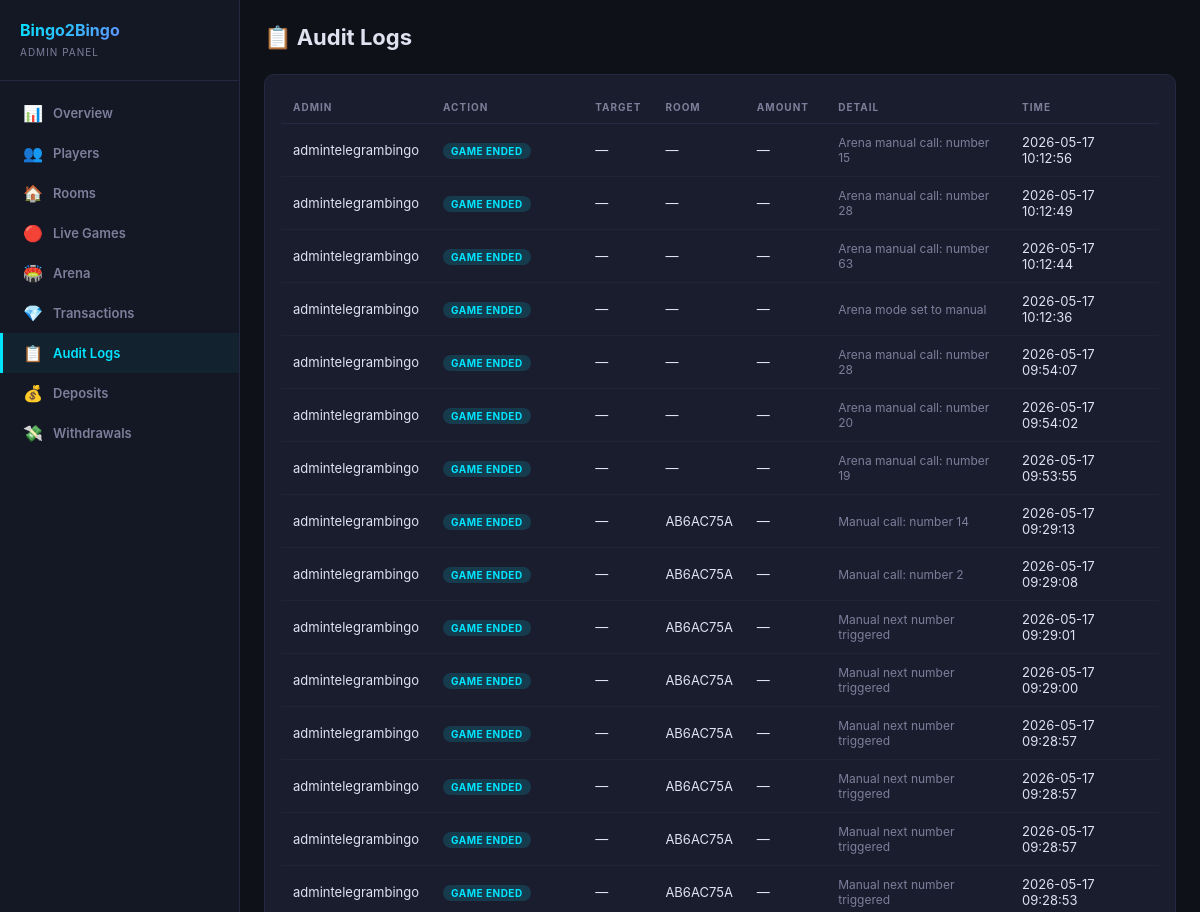
The app's page /dashboard/logs/ (signed in, upper part), older data.
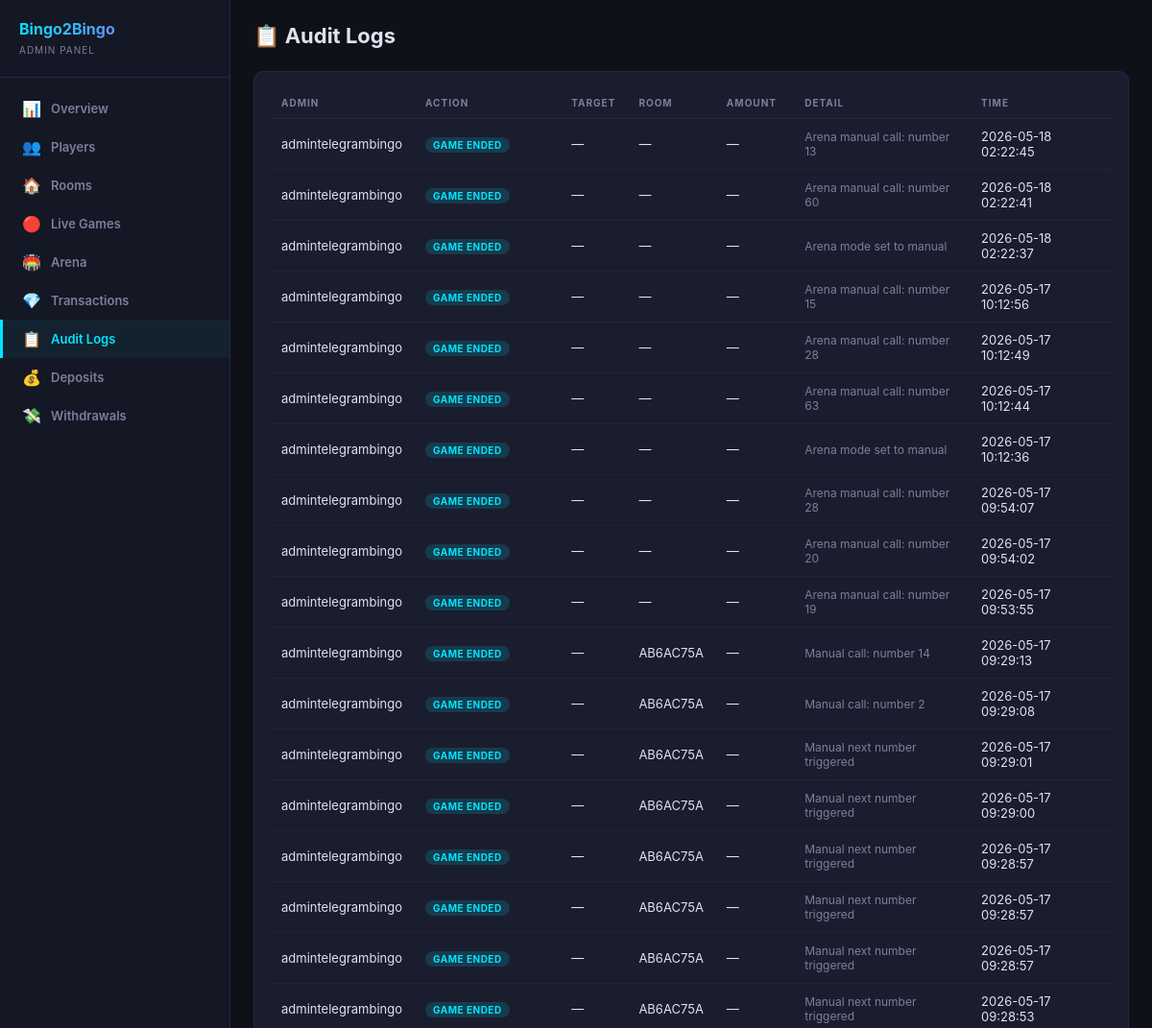
The same page, newer data.
### dashboard/models.py (models this page shows, shortened)
class AdminLog(models.Model):
    class Action(models.TextChoices):
        COIN_ADD = 'coin_add', 'Coins Added'
        COIN_DEDUCT = 'coin_deduct', 'Coins Deducted'
        COIN_RESET = 'coin_reset', 'Coins Reset'
        PLAYER_BAN = 'player_ban', 'Player Banned'
        PLAYER_UNBAN = 'player_unban', 'Player Unbanned'
        ROOM_CLOSE = 'room_close', 'Room Force Closed'
        PLAYER_KICK = 'player_kick', 'Player Kicked'
        GAME_END = 'game_end', 'Game Ended'
    admin_user = models.ForeignKey(User, on_delete=models.SET_NULL, null=True)
    action = models.CharField(max_length=20, choices=Action.choices)
    target_player = models.ForeignKey('users.Player', on_delete=models.SET_NULL, null=True, blank=True)
    target_room = models.ForeignKey('games.GameRoom', on_delete=models.SET_NULL, null=True, blank=True)
    amount = models.BigIntegerField(null=True, blank=True)
    detail = models.TextField(blank=True, default='')
    created_at = models.DateTimeField(default=timezone.now)
    class Meta:
        verbose_name = 'Admin Log'
        verbose_name_plural = 'Admin Logs'
        ordering = ['-created_at']

### games/models.py (models this page shows, shortened)
class GameRoom(models.Model):
    class RoomType(models.TextChoices):
        PUBLIC = 'public', 'Public'
        PRIVATE = 'private', 'Private'
    class Status(models.TextChoices):
        WAITING = 'waiting', 'Waiting'
        ACTIVE = 'active', 'Active'
        FINISHED = 'finished', 'Finished'
    class GameMode(models.TextChoices):
        AUTO = 'auto', 'Auto'
        MANUAL = 'manual', 'Manual'
    room_code = models.CharField(max_length=8, unique=True, blank=True)
    room_type = models.CharField(max_length=10, choices=RoomType.choices, default=RoomType.PUBLIC)
    status = models.CharField(max_length=10, choices=Status.choices, default=Status.WAITING)
    max_players = models.IntegerField(default=10)
    entry_fee = models.BigIntegerField(default=50)
    prize_pool = models.BigIntegerField(default=0)
    winner = models.ForeignKey(
        Player, null=True, blank=True,
        on_delete=models.SET_NULL,
        related_name='games_won'
    )
    players = models.ManyToManyField(Player, through='BingoCard', related_name='game_rooms')
    game_mode = models.CharField(max_length=10, choices=GameMode.choices, default=GameMode.AUTO)
    game_state = models.JSONField(default=dict, blank=True)
    created_at = models.DateTimeField(default=timezone.now)
    started_at = models.DateTimeField(null=True, blank=True)
    finished_at = models.DateTimeField(null=True, blank=True)
    class Meta:
        verbose_name = 'Game Room'
        verbose_name_plural = 'Game Rooms'
        ordering = ['-created_at']

### dashboard/views.py (the view)
# urls.py: path('logs/', views.logs, name='logs'),
@admin_required
def logs(request):
    logs_list = list(AdminLog.objects.select_related('admin_user', 'target_player', 'target_room')
        .order_by('-created_at')[:200])
    return render(request, 'dashboard/logs.html', {
        'logs': logs_list,
    })

### dashboard/auth.py (called while the page is built)
def admin_required(view_func):
    @wraps(view_func)
    def wrapper(request, *args, **kwargs):
        if not request.user.is_authenticated:
            return redirect('dashboard:login')
        if not request.user.is_staff and not request.user.is_superuser:
            messages.error(request, 'Access denied. Staff only.')
            return redirect('dashboard:login')
        return view_func(request, *args, **kwargs)
    return wrapper

### dashboard/templates/dashboard/logs.html
{% extends 'dashboard/base.html' %}
{% block content %}
<div class="header"><h1>📋 Audit Logs</h1></div>
<div class="card">
  <table>
    <thead><tr><th>Admin</th><th>Action</th><th>Target</th><th>Room</th><th>Amount</th><th>Detail</th><th>Time</th></tr></thead>
    <tbody>
    {% for log in logs %}
    <tr>
      <td>{{ log.admin_user.username|default:"system" }}</td>
      <td><span class="badge {% if 'ban' in log.action or 'deduct' in log.action or 'kick' in log.action or 'close' in log.action %}badge-danger{% elif 'add' in log.action %}badge-success{% else %}badge-info{% endif %}">{{ log.get_action_display }}</span></td>
      <td>{{ log.target_player.first_name|default:"—" }}</td>
      <td>{{ log.target_room.room_code|default:"—" }}</td>
      <td>{% if log.amount %}{{ log.amount }} 💰{% else %}—{% endif %}</td>
      <td style="color:var(--muted);font-size:12px;">{{ log.detail }}</td>
      <td>{{ log.created_at|date:"Y-m-d H:i:s" }}</td>
    </tr>
    {% empty %}
    <tr><td colspan="7" style="text-align:center;color:var(--muted);padding:32px;">No logs yet</td></tr>
    {% endfor %}
    </tbody>
  </table>
</div>
{% endblock %}

Row changes from the older to the newer data that the page shows:
added AdminLog: admin_user.username "admintelegrambingo", action "GAME ENDED", target_player.first_name "—", target_room.room_code "—", detail "Arena manual call: number 13", created_at "2026-05-18 02:22:45"
added AdminLog: admin_user.username "admintelegrambingo", action "GAME ENDED", target_player.first_name "—", target_room.room_code "—", detail "Arena manual call: number 60", created_at "2026-05-18 02:22:41"
added AdminLog: admin_user.username "admintelegrambingo", action "GAME ENDED", target_player.first_name "—", target_room.room_code "—", detail "Arena mode set to manual", created_at "2026-05-18 02:22:37"
